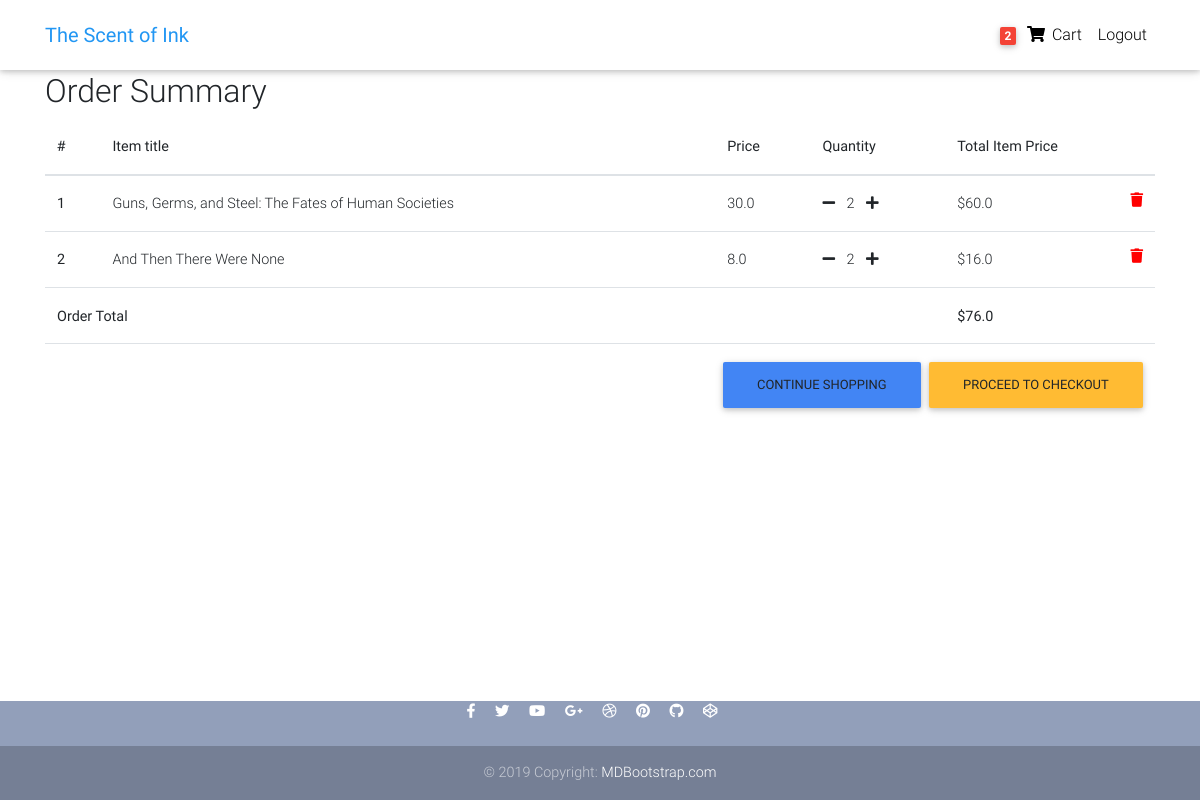
Page /order-summary/ (signed in) on the earlier database version.
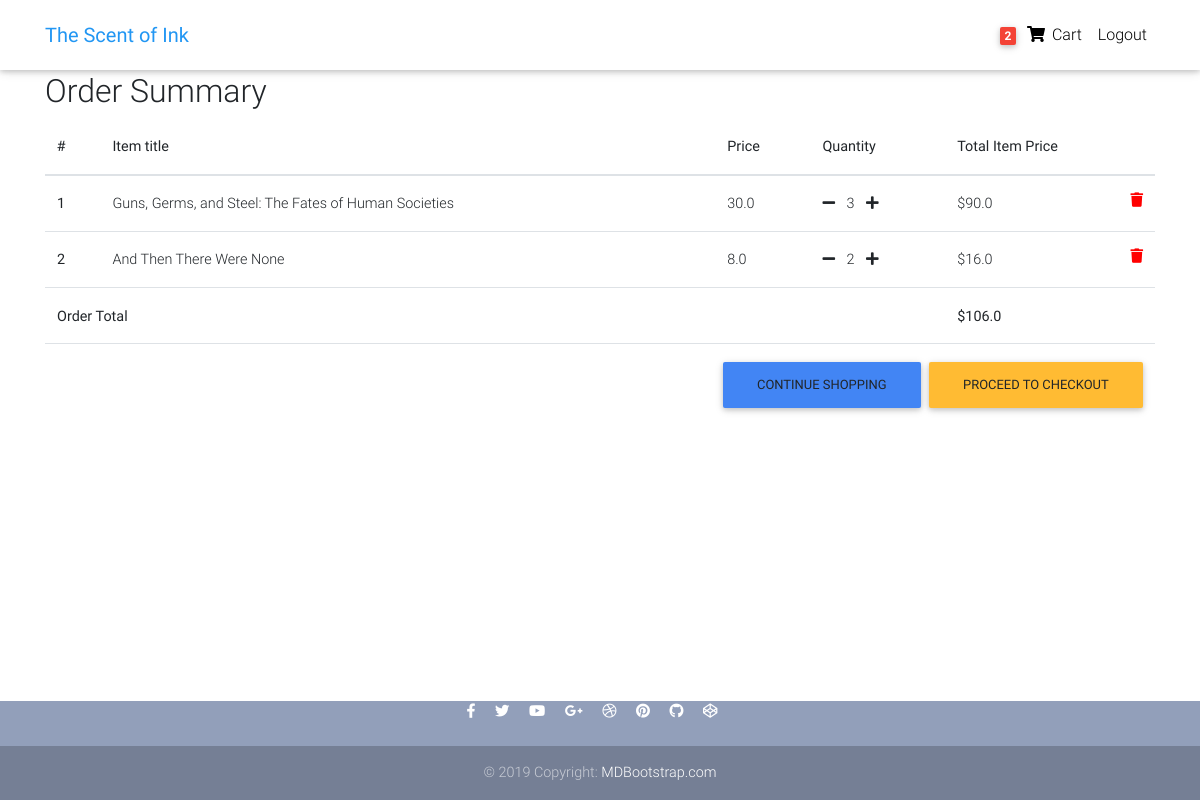
Same page on the later database version.
### core/models.py (models this page shows, shortened)
class OrderItem(models.Model):
    user = models.ForeignKey(settings.AUTH_USER_MODEL,
                             on_delete=models.CASCADE)
    ordered = models.BooleanField(default=False)
    item = models.ForeignKey(Item, on_delete=models.CASCADE)
    quantity = models.IntegerField(default=1)
    def get_total_item_price(self):
        return self.quantity * self.item.price
    def get_final_price(self):
        if self.item.discount_price:
            return self.get_total_discount_item_price()
        return self.get_total_item_price()

class Item(models.Model):
    title = models.CharField(max_length=100)
    price = models.FloatField()
    discount_price = models.FloatField(blank=True, null=True)
    category = models.CharField(max_length=100)
    label = models.CharField(choices=LABEL_CHOICES, max_length=1)
    slug = models.SlugField()
    description = models.TextField()
    image = models.ImageField()
    ISBN =  models.CharField(max_length=100,null=True)
    author =  models.CharField(max_length=100,null=True)

class Order(models.Model):
    user = models.ForeignKey(settings.AUTH_USER_MODEL,
                             on_delete=models.CASCADE)
    ref_code = models.CharField(max_length=20, blank=True, null=True)
    items = models.ManyToManyField(OrderItem)
    start_date = models.DateTimeField(auto_now_add=True)
    ordered_date = models.DateTimeField()
    ordered = models.BooleanField(default=False)
    shipping_address = models.ForeignKey(
        'Address', related_name='shipping_address', on_delete=models.SET_NULL, blank=True, null=True)
    billing_address = models.ForeignKey(
        'Address', related_name='billing_address', on_delete=models.SET_NULL, blank=True, null=True)
    payment = models.ForeignKey(
        'Payment', on_delete=models.SET_NULL, blank=True, null=True)
    coupon = models.ForeignKey(
        'Coupon', on_delete=models.SET_NULL, blank=True, null=True)
    being_delivered = models.BooleanField(default=False)
    received = models.BooleanField(default=False)
    refund_requested = models.BooleanField(default=False)
    refund_granted = models.BooleanField(default=False)
    '''
    1. Item added to cart
    2. Adding a billing address
    (Failed checkout)
    3. Payment
    (Preprocessing, processing, packaging etc.)
    4. Being delivered
    5. Received
    6. Refunds
    '''
    def get_total(self):
        total = 0
        for order_item in self.items.all():
            total += order_item.get_final_price()
        if self.coupon:
            total -= self.coupon.amount
        return total

### core/views.py (the view)
# urls.py: path('order-summary/', OrderSummaryView.as_view(), name='order-summary'),
class OrderSummaryView(LoginRequiredMixin, View):
    def get(self, *args, **kwargs):
        try:
            order = Order.objects.get(user=self.request.user, ordered=False)
            context = {
                'object': order
            }
            return render(self.request, 'order_summary.html', context)
        except ObjectDoesNotExist:
            messages.warning(self.request, "You do not have an active order")
            return redirect("/")

### core/templatetags/cart_template_tags.py (called while the page is built)
@register.filter
def cart_item_count(user):
    if user.is_authenticated:
        qs = Order.objects.filter(user=user, ordered=False)
        if qs.exists():
            return qs[0].items.count()
    return 0

### templates/order_summary.html (shortened to what this page needs)
{% extends "base.html" %}
{% block content %}
  <main>
    <div class="container">
    <div class="table-responsive text-nowrap">
    <h2>Order Summary</h2>
    <table class="table">
        <thead>
        <tr>
            <th scope="col">#</th>
            <th scope="col">Item title</th>
            <th scope="col">Price</th>
            <th scope="col">Quantity</th>
            <th scope="col">Total Item Price</th>
        </tr>
        </thead>
        <tbody>
        {% for order_item in object.items.all %}
        <tr>
            <th scope="row">{{ forloop.counter }}</th>
            <td>{{ order_item.item.title }}</td>
            <td>{{ order_item.item.price }}</td>
            <td>
                <a href="{% url 'core:remove-single-item-from-cart' order_item.item.slug %}"><i class="fas fa-minus mr-2"></i></a>
                {{ order_item.quantity }}
                <a href="{% url 'core:add-to-cart' order_item.item.slug %}"><i class="fas fa-plus ml-2"></i></a>
            </td>
            <td>
            {% if order_item.item.discount_price %}
                ${{ order_item.get_total_discount_item_price }}
                <span class="badge badge-primary">Saving ${{ order_item.get_amount_saved }}</span>
            {% else %}
                ${{ order_item.get_total_item_price }}
            {% endif %}
            <a style='color: red;' href="{% url 'core:remove-from-cart' order_item.item.slug %}">
                <i class="fas fa-trash float-right"></i>
            </a>
            </td>
        </tr>
        {% endfor %}
        {% if object.get_total %}
        <tr>
            <td colspan="4"><b>Order Total</b></td>
            <td><b>${{ object.get_total }}</b></td>
        </tr>
        <tr>
            <td colspan="5">
            <a class='btn btn-warning float-right ml-2' href='/checkout/'>Proceed to checkout</a>
            <a class='btn btn-primary float-right' href='/'>Continue shopping</a>
            </td>
        </tr>
        {% endif %}
        </tbody>
    </table>
    </div>
    </div>
  </main>
{% endblock content %}

Differences in the rows shown:
changed OrderItem "Guns, Germs, and Steel: The Fates of Human Societies": quantity "2" → "3"; get_total_item_price "60.0" → "90.0"
changed through a linked row, Order: get_total "76.0" → "106.0"
